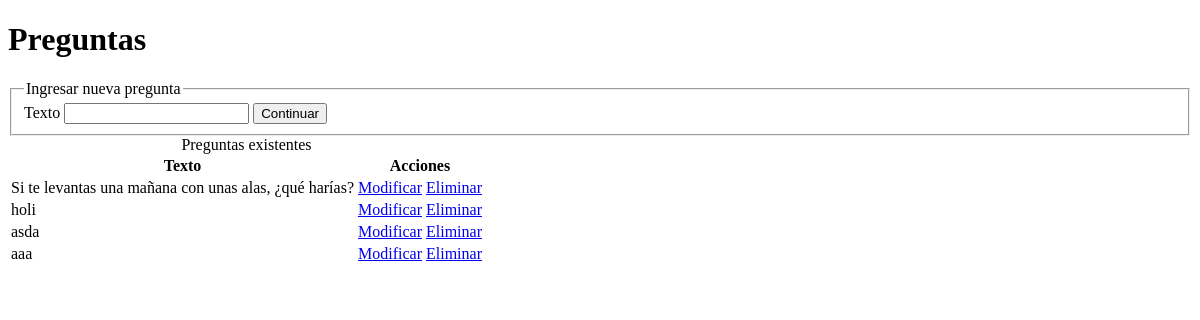
The app's page /index.php/preguntas/welcome, older data.
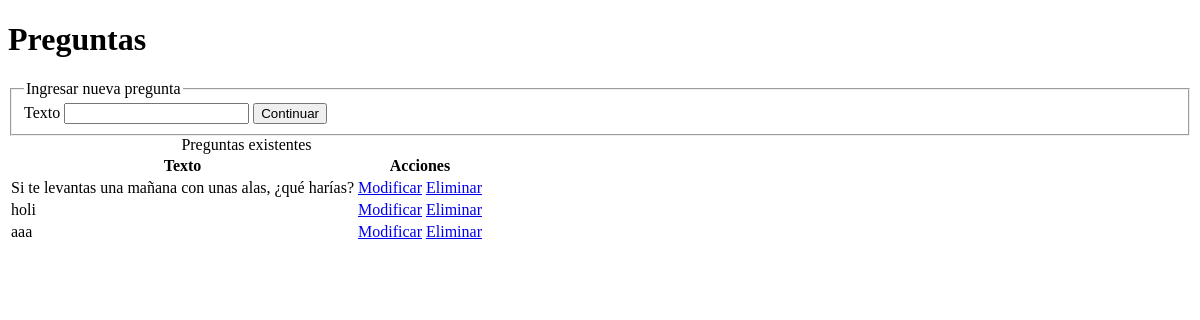
The same page, newer data.
### tables this page shows
CREATE TABLE "pregunta" (
    "id" INTEGER PRIMARY KEY NOT NULL,
    "texto" TEXT NOT NULL
);

### application/controllers/preguntas/welcome.php (called while the page is built, shortened)
<?php if ( ! defined('BASEPATH')) exit('No direct script access allowed');
class Welcome extends CI_Controller {
    public function index() {
		$this->load->model('pregunta_model');
        $this->load->view(
			'preguntas/welcome_message',
			array(
				'preguntas' => $this->pregunta_model->get()
			)
		);
    }
};

### index.php (called while the page is built, shortened)
<?php
require_once BASEPATH.'core/CodeIgniter.php';

### application/models/pregunta_model.php (called while the page is built, shortened)
<?php
class Pregunta_model extends CI_Model {
	public function get($id = null) {
		if (is_null($id))
			$retval = $this->db->get('pregunta')->result();
		else {
			$retval = $this->db->where('id', $id)->get('pregunta')->result();
			$retval = $retval[0];
		}
		return $retval;
	}
}

### application/views/preguntas/welcome_message.php (the view, shortened to what this page needs)
<!DOCTYPE html>
<html>
    <head>
    </head>
    <body>
        <h1>Preguntas</h1>
        <form method="post" action="<?=site_url('preguntas/welcome/crear') ?>">
            <fieldset>
                <legend>Ingresar nueva pregunta</legend>
                <label>
                    <span>Texto</span>
                    <input type="text" name="pregunta[texto]" required>
                </label>
                <button type="submit">Continuar</button>
            </fieldset>
        </form>
        <table>
            <caption>Preguntas existentes</caption>
            <thead>
                <tr>
                    <th>Texto</th>
                    <th>Acciones</th>
                </tr>
            </thead>
            <tbody>
				<?php foreach($preguntas as $item): ?>
                <tr>
                    <td><?=htmlspecialchars($item->texto) ?></td>
                    <td>
                        <a href="<?=site_url('preguntas/alternativas/index/'.$item->id) ?>">Modificar</a>
                        <a href="<?=site_url('preguntas/welcome/eliminar/'.$item->id) ?>" onclick="return confirm('¿Está seguro que desea eliminar la pregunta?');">Eliminar</a>
                    </td>
                </tr>
				<?php endforeach ?>
            </tbody>
    </body>

Row changes from the older to the newer data that the page shows:
removed pregunta: texto "asda"
